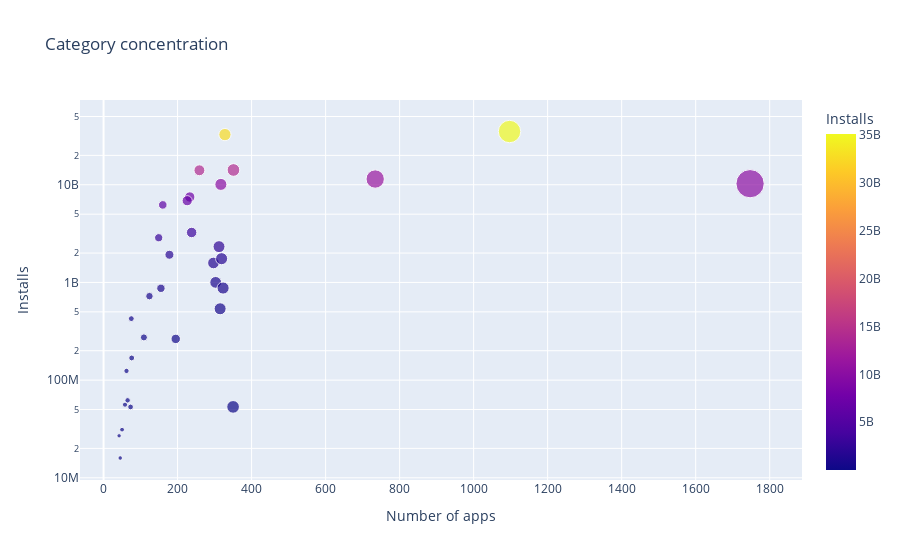

Write notebook code for a chart like this one.
### Code cell
scatter = px.scatter(category_merged_df,
                     x='App',
                     y='Installs',
                     title='Category concentration',
                     size='App',
                     hover_name=category_merged_df.index,
                     color='Installs'
                     )
scatter.update_layout(xaxis_title='Number of apps',
                      yaxis_title="Installs",
                      yaxis=dict(type='log')
                      )
scatter.show()

### Figure 1 — Plotly figure (JSON) as saved in the notebook; plotly's stock layout.template omitted (floating-point values rounded to 4 significant figures)
{"data": [{"hovertemplate": "<b>%{hovertext}</b><br><br>App=%{marker.size}<br>Installs=%{marker.color}<extra></extra>", "hovertext": ["ART_AND_DESIGN", "AUTO_AND_VEHICLES", "BEAUTY", "BOOKS_AND_REFERENCE", "BUSINESS", "COMICS", "COMMUNICATION", "DATING", "EDUCATION", "ENTERTAINMENT", "EVENTS", "FAMILY", "FINANCE", "FOOD_AND_DRINK", "GAME", "HEALTH_AND_FITNESS", "HOUSE_AND_HOME", "LIBRARIES_AND_DEMO", "LIFESTYLE", "MAPS_AND_NAVIGATION", "MEDICAL", "NEWS_AND_MAGAZINES", "PARENTING", "PERSONALIZATION", "PHOTOGRAPHY", "PRODUCTIVITY", "SHOPPING", "SOCIAL", "SPORTS", "TOOLS", "TRAVEL_AND_LOCAL", "VIDEO_PLAYERS", "WEATHER"], "legendgroup": "", "marker": {"color": [124233100, 53129800, 26916200, 1921291655, 1001768120, 56036100, 32647241530, 264295110, 871352000, 2869160000, 15949410, 10257701590, 876612400, 273777750, 35085862717, 1583056220, 168582000, 62083000, 537562120, 724267560, 53205576, 7496210650, 31116110, 2325341930, 10088243130, 14176070180, 3247831540, 14069841475, 1751131465, 11450724500, 6868859300, 6221897200, 426096500], "coloraxis": "coloraxis", "size": [62, 73, 42, 178, 303, 58, 328, 195, 155, 149, 45, 1747, 323, 109, 1097, 297, 76, 65, 315, 124, 350, 233, 50, 312, 317, 351, 238, 259, 319, 734, 226, 160, 75], "sizemode": "area", "sizeref": 4.367, "symbol": "circle"}, "mode": "markers", "name": "", "orientation": "v", "showlegend": false, "type": "scatter", "x": [62, 73, 42, 178, 303, 58, 328, 195, 155, 149, 45, 1747, 323, 109, 1097, 297, 76, 65, 315, 124, 350, 233, 50, 312, 317, 351, 238, 259, 319, 734, 226, 160, 75], "xaxis": "x", "y": [124233100, 53129800, 26916200, 1921291655, 1001768120, 56036100, 32647241530, 264295110, 871352000, 2869160000, 15949410, 10257701590, 876612400, 273777750, 35085862717, 1583056220, 168582000, 62083000, 537562120, 724267560, 53205576, 7496210650, 31116110, 2325341930, 10088243130, 14176070180, 3247831540, 14069841475, 1751131465, 11450724500, 6868859300, 6221897200, 426096500], "yaxis": "y"}], "layout": {"coloraxis": {"colorbar": {"title": {"text": "Installs"}}, "colorscale": [[0, "#0d0887"], [0.1111, "#46039f"], [0.2222, "#7201a8"], [0.3333, "#9c179e"], [0.4444, "#bd3786"], [0.5556, "#d8576b"], [0.6667, "#ed7953"], [0.7778, "#fb9f3a"], [0.8889, "#fdca26"], [1, "#f0f921"]]}, "legend": {"itemsizing": "constant", "tracegroupgap": 0}, "title": {"text": "Category concentration"}, "xaxis": {"anchor": "y", "domain": [0, 1], "title": {"text": "Number of apps"}}, "yaxis": {"anchor": "x", "domain": [0, 1], "title": {"text": "Installs"}, "type": "log"}}}
